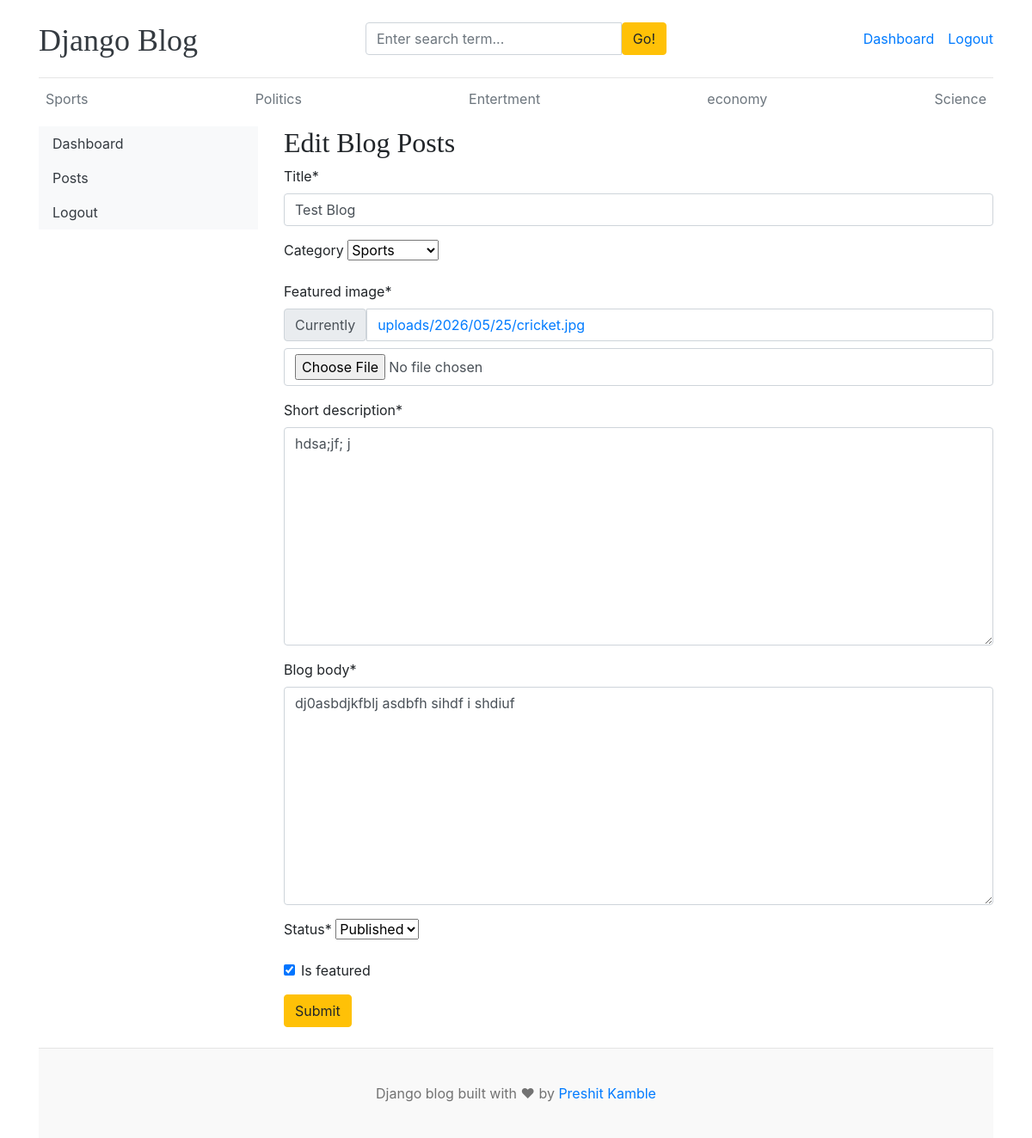
Screenshot of /dashboard/blogs/edit/1/ (signed in) with the database file from the repository.
### blogs/models.py (models this page shows, shortened)
class Category(models.Model):
    category_name = models.CharField(max_length=50, unique=True)
    created_at = models.DateTimeField(auto_now_add= True)
    updated_at = models.DateTimeField(auto_now=True)
    class Meta:
        verbose_name = 'Category'
        verbose_name_plural = 'Categories'
    def __str__(self):
        return self.category_name

class Blog(models.Model):
    title = models.CharField(max_length=100)
    slug = models.SlugField(max_length=150, unique=True, blank=True)
    category = models.ForeignKey(Category, on_delete=models.CASCADE, null=True, blank=True)
    author = models.ForeignKey(User, on_delete=models.CASCADE)
    featured_image = models.ImageField(upload_to='uploads/%Y/%m/%d')
    short_description = models.TextField(max_length=500)
    blog_body = models.TextField(max_length=2000)
    status = models.CharField(max_length=20, choices=STATUS_CHOICES, default="Draft")
    is_featured = models.BooleanField(default=False)
    created_at = models.DateTimeField(auto_now_add=True)
    updated_at = models.DateTimeField(auto_now=True)

### dashboard/views.py (the view)
# urls.py: path('blogs/edit/<int:pk>/', views.edit_blogs, name="edit_blogs"),
@login_required(login_url='login_page')
def edit_blogs(request,pk):
    blog = get_object_or_404(Blog,pk=pk)
    if request.method == 'POST':
        form = BlogForm(request.POST, request.FILES, instance=blog)
        if form.is_valid():
            post = form.save(commit=False)
            post.slug = slugify(form.cleaned_data['title']) + "-" + str(post.id)
            post.save()
            return redirect('blogs')
        else:
            print(form.errors)
    else:
        form = BlogForm(instance=blog)
    context={
        "form" : form,
        "blog" : blog
    }
    return render(request, "dashboard/edit_blogs.html",context=context)

### dashboard/forms.py
class BlogForm(forms.ModelForm):
    class Meta:
        model = Blog
        fields = ('title', 'category', 'featured_image', 'short_description', 'blog_body', 'status', 'is_featured')

### blogs/context_processors.py (called while the page is built)
def get_categories(request):
    categories = Category.objects.all()
    return dict(categories=categories)

def get_blogs(request):
    blogs = Blog.objects.all()
    return dict(blogs=blogs)

def get_About(request):
    try:
        contact = About.objects.get()
    except About.DoesNotExist:
        contact = None
    return dict(contact = contact)

def get_SocialLinks(request):
    social_links = SocialLinks.objects.all()
    return dict(social_links = social_links)

### templates/dashboard/edit_blogs.html (shortened to what this page needs)
{% extends "base.html" %}
{% block content %}
{% load crispy_forms_tags %}
    <div class="row">
            {% include "dashboard/sidebar.html" %}
            <div class="col-md-9">
                <h2>Edit Blog Posts</h2>
                <form action="{% url 'edit_blogs' blog.id%}" method="POST" enctype="multipart/form-data">
                    {{form|crispy}}
                    <button type="Submit" class="btn btn-warning">Submit</button>
                </form>
                <br>
            </div>
    </div>
{% endblock content %}

### templates/base.html (shortened to what this page needs)
{% load static %}
<!DOCTYPE html>
<html lang="en">
<head>
    <link href="https://getbootstrap.com/docs/4.0/dist/css/bootstrap.min.css" rel="stylesheet">
    <link href="{% static "css/blog.css" %}" rel="stylesheet">
    <link rel="stylesheet" href="https://cdnjs.cloudflare.com/ajax/libs/font-awesome/4.7.0/css/font-awesome.min.css">
  </head>
<body>
  <div class="container">
    <header class="blog-header py-3">
      <div class="row flex-nowrap justify-content-between align-items-center">
        <div class="col-4 pt-1">
          <a class="blog-header-logo text-dark" href="/">Django Blog</a>
        </div>
        <div class="col-4">
          <form action="{% url 'search' %}" method='GET'>
            <div class="input-group">
                <input value = "{{Keyword}}" class= "form-control" type="text" required name = "Keyword" placeholder="Enter search term..." aria-lable = "Enter search term...">
                <button type="Submit" class="btn btn-warning" id="button-search">Go!</button>
              </div>
            </form>
          </div>
          <div class="col-4 d-flex justify-content-end align-items-center">
          {% if not user.is_authenticated %}
            <a class="btn btn-sm btn-warning" href="{% url "login_page" %}">Login</a> &nbsp;
            <a class="btn btn-sm btn-outline-secondary" href="{% url "register_page" %}">Sign-Up</a>
          {% else %}
            <span><a href="{% url 'dashboard' %}">Dashboard</a></span>
            <span><a href="{% url 'logout_page' %}">Logout</a></span>
          {% endif %}
          </div>
        </div>
      </header>
      <div class="nav-scroller py-1 mb-2">
        <nav class="nav d-flex justify-content-between">
          {% for category in categories %}
          {%if category.category_name == Name_of_perticular_category%}
            <a class="fs-6 text-success" href="{% url 'post_by_category' category.id %}">{{ category.category_name }}</a>
          {%else%}
            <a class="p-2 text-muted" href="{% url 'post_by_category' category.id %}">{{ category.category_name }}</a>
          {%endif%}
          {% endfor %}
        </nav>
      </div>
{% block content %}
{% endblock content %}
<footer class="blog-footer">
  <p>Django blog built with ❤ by <a href="#">Preshit Kamble</a></p>
</footer>
</body>
</html>

### blog_main/static/css/blog.css (style rules this page uses)
.blog-header { border-bottom: 1px solid #e5e5e5; }
.blog-header-logo { font-family: "Playfair Display", Georgia, "Times New Roman", serif; font-size: 2.25rem; }
h1, h2, h3, h4, h5, h6 { font-family: "Playfair Display", Georgia, "Times New Roman", serif; }
.blog-footer { padding: 2.5rem 0; color: #727272; text-align: center; background-color: #f9f9f9; border-top: .05rem solid #e5e5e5; }
.blog-footer p:last-child { margin-bottom: 0; }

### rows the page displays
Category: category_name "Sports"
Category: category_name "Politics"
Category: category_name "Entertment"
Category: category_name "economy"
Category: category_name "Science"
Blog: title "Test Blog", category "Sports", short_description "hdsa;jf; j", blog_body "dj0asbdjkfblj asdbfh sihdf i shdiuf", status "Published", is_featured "☑"
